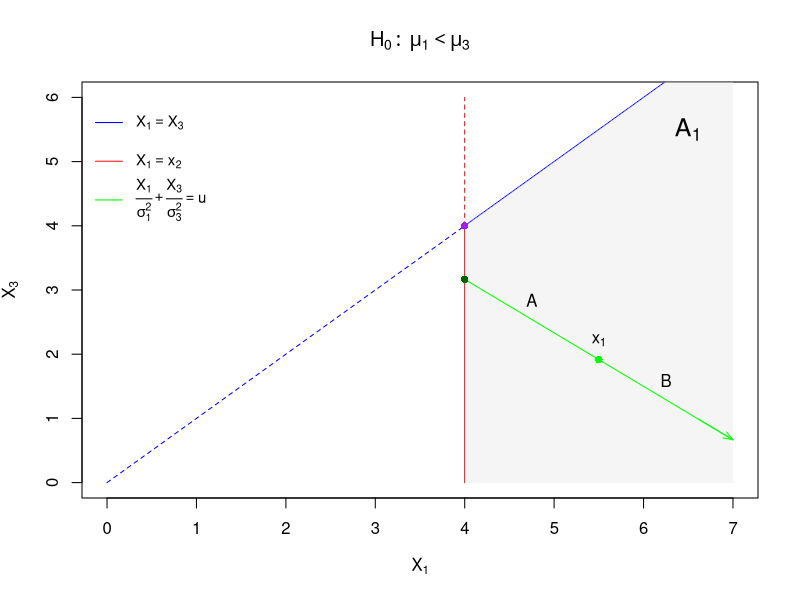

This chart was generated by the following R code:
png(
  file.path(here::here(), "Figures", "line_segments_13.png"), 
  width = 2000, height = 1500, res = 300#1200
)

#### 1. Define parameters
x2 <- 4  # Vertical line at X_1 = x2
S1 <- 6  # Coefficient for X_1
S3 <- 5  # Coefficient for X_3  (formerly 'X_2')
u  <- 1.3  # Constant in X_1/s1 + X_3/s2 = u

#### 2. Intersection of green line with x = x2
#    The green line is: X_1/s1 + X_3/s2 = u
#    Setting X_1 = x2  =>  x2/s1 + X_3/s2 = u  =>  X_3 = s2*(u - x2/s1)
y_intersect_green <- S3 * (u - x2 / S1)
y_intersect_green

#### 3. Set up the plot range
xlim <- c(0, 7)
ylim <- c(0, 6)

plot(
  1, type = "n", xlim = xlim, ylim = ylim,
  xlab = expression(X[1]),
  ylab = expression(X[3]),             # <-- relabeled so the y-axis is now X[3]
  main = expression(H[0]: ~ mu[1] < mu[3])
)

#### 4. Draw the diagonal line X_1 = X_3
#    (Previously X_1 = X_2; we now label it X_1 = X_3.)
#    We show it dashed up to x2, then solid after.
segments(0, 0, x2, x2, col = "blue", lty = 2)  # Dashed portion
segments(x2, x2, xlim[2], xlim[2], col = "blue", lty = 1)  # Solid portion

#### 5. Draw the vertical line at X_1 = x2
#    Solid below the diagonal, dashed above.
segments(x2, 0, x2, x2, col = "red", lty = 1)  # Solid portion
segments(x2, x2, x2, ylim[2], col = "red", lty = 2)  # Dashed portion

#### 6. Shade the area between the red and blue lines (optional)
#    For example, shading the region to the right of x2 and above X_1 = X_3
x_shade <- seq(x2, xlim[2], length.out = 100)
y_shade <- pmax(x_shade, x2)  # Just an example fill
polygon(
  c(x_shade, rev(x_shade)),
  c(rep(0, length(x_shade)), rev(y_shade)),
  col = rgb(0.9, 0.9, 0.9, 0.4),
  border = NA
)

#### 7. Draw the sloped (green) line: X_1/s1 + X_3/s2 = u
#    We start at x = x2 (where it intersects the vertical line)
#    and go to x = xlim[2].
curve(
  S3 * (u - x / S1),    # y = s2*(u - (x/s1))
  from = x2,
  to   = xlim[2],
  add  = TRUE,
  col  = "green", lty = 1
)

# Endpoint at x = xlim[2], for drawing an arrow
arrow_x_end <- xlim[2]
arrow_y_end <- S3 * (u - arrow_x_end / S1)

# Slope of the green line
slope <- -S3 / S1

# Direction vector (dx, dy) = (1, slope), scale for arrow length
dir_x <- 1
dir_y <- slope
mag <- sqrt(dir_x^2 + dir_y^2)
arrow_length <- 0.5
scale <- arrow_length / mag

# Draw the arrowhead
arrows(
  x0 = arrow_x_end - scale * dir_x,
  y0 = arrow_y_end - scale * dir_y,
  x1 = arrow_x_end,
  y1 = arrow_y_end,
  length = 0.1,
  angle  = 20,
  col    = "green"
)

#### 8. Add a point for x1 on the green line
x1 <- 5.5
y1 <- S3 * (u - x1 / S1)
points(x1, y1, col = "green", pch = 16)
# text(x1, 0, expression(X[1]), pos = 1, col = "green") # Doesn't do anything

#### 9. Label a couple of points (A, B) on the green line
x_A <- (x2+x1)/2
y_A <- S3 * (u - x_A / S1)
text(x_A, y_A + 0.3, "A", col = "black")

x_B <- (x1+xlim[2])/2
y_B <- S3 * (u - x_B / S1)
text(x_B, y_B + 0.3, "B", col = "black")

#### 10. Example of subscript notation and label near x=5
text(6.5, 5.5, expression(A[1]), col = "black", cex=1.5)
text(x1, y1 + 0.3, expression(x[1]), col = "black")

#### 11. Highlight key intersection points
#     Intersection of the vertical line x2 with the diagonal X_1 = X_3
points(x2, x2, col = "purple", pch = 16)

#     Intersection of the green line with x2
points(x2, y_intersect_green, col = "darkgreen", pch = 16)

#### 12. Legend (updated to reflect X[3] instead of X[2])
legend(
  "topleft",
  legend = c(
    expression(X[1] == X[3]),
    expression(X[1] == x[2]),
    bquote(frac(X[1], sigma[1]^2) + frac(X[3], sigma[3]^2) == u)#.(u)
  ),
  col = c("blue", "red", "green"),
  lty = c(1, 1, 1),
  bty = "n",
  cex = 0.9,
  y.intersp = 0.8
)

dev.off()